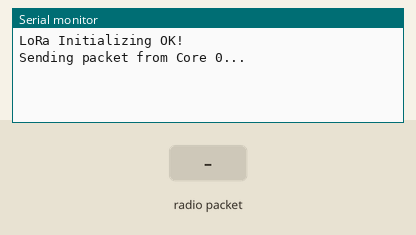
Recording of a sketch running on a simulated ESP32. On the bench: the last lines printed to the serial monitor. The test bench sets the inputs (shaded band). No radio packets arrive unless stated.

Above: at 1.2 s.
1.3 s: radio packet "1" arrives
At 1.9 s:
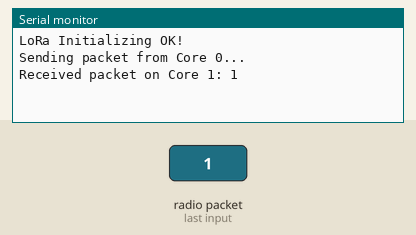
2.8 s: radio packet "0" arrives
At 3.5 s:
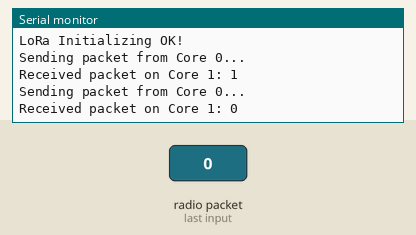
4.3 s: radio packet "2" arrives
At 4.8 s:
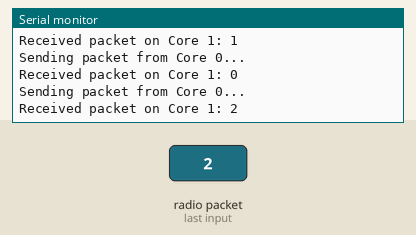

Measured:
- after the input at 1.3 s, the serial monitor: prints a new line at once (image 1)
- after the input at 2.8 s, the serial monitor: prints a new line at once (image 2)
- after the input at 4.3 s, the serial monitor: prints a new line at once (image 3)

The sketch:

LORA_Rtos.ino
```cpp
#include <SPI.h>
#include <LoRa.h>

// Pin definitions for LoRa module
#define NSS_PIN   4    // CS
#define RESET_PIN 14   // Reset pin
#define DIO0_PIN  12   // DIO0 pin

// Declare task handles
TaskHandle_t sendTaskHandle;
TaskHandle_t receiveTaskHandle;

// Constants for core assignment
const int sendTaskCore = 0;    // Run sending task on Core 0
const int receiveTaskCore = 1; // Run receiving task on Core 1

void setup() {
    Serial.begin(115200);
    while (!Serial);

    // Initialize LoRa
    LoRa.setPins(NSS_PIN, RESET_PIN, DIO0_PIN);
    if (!LoRa.begin(433E6)) { // Frequency (433 MHz)
        Serial.println("Starting LoRa failed!");
        while (1);
    }
    Serial.println("LoRa Initializing OK!");

    // Create tasks for sending and receiving on different cores
  xTaskCreatePinnedToCore(
    sendTask,              // Function to be executed
    "SendTask",            // Name of the task
    10000,              // Stack size
    NULL,               // Parameters
    1,                  // Priority
    &sendTaskHandle,             // Task handle
    0
  );

   xTaskCreatePinnedToCore(
    receiveTask,              // Function to be executed
     "ReceiveTask",            // Name of the task
    10000,              // Stack size
    NULL,               // Parameters
    1,                  // Priority
    &receiveTaskHandle,             // Task handle
    1
  );

}

// Task to send packets via LoRa
void sendTask(void *pvParameters) {
    while (1) {
        Serial.println("Sending packet from Core 0...");
        LoRa.beginPacket();
        LoRa.print("Hello, LoRa from Core 0!");
        LoRa.endPacket();

        // Delay between sends (2 seconds)
        vTaskDelay(2000 / portTICK_PERIOD_MS);
    }
}

// Task to receive packets via LoRa
void receiveTask(void *pvParameters) {
    while (1) {
            // Start LoRa receive mode
        LoRa.receive();
        int packetSize = LoRa.parsePacket();
        if (packetSize) {
            Serial.print("Received packet on Core 1: ");

            // Read the received packet
            while (LoRa.available()) {
                Serial.print((char)LoRa.read());
            }
            Serial.println();
        }

        // Short delay to prevent task starvation
        vTaskDelay(10 / portTICK_PERIOD_MS);
    }
}

void loop() {
    vTaskDelay(100 / portTICK_PERIOD_MS);
}
```
